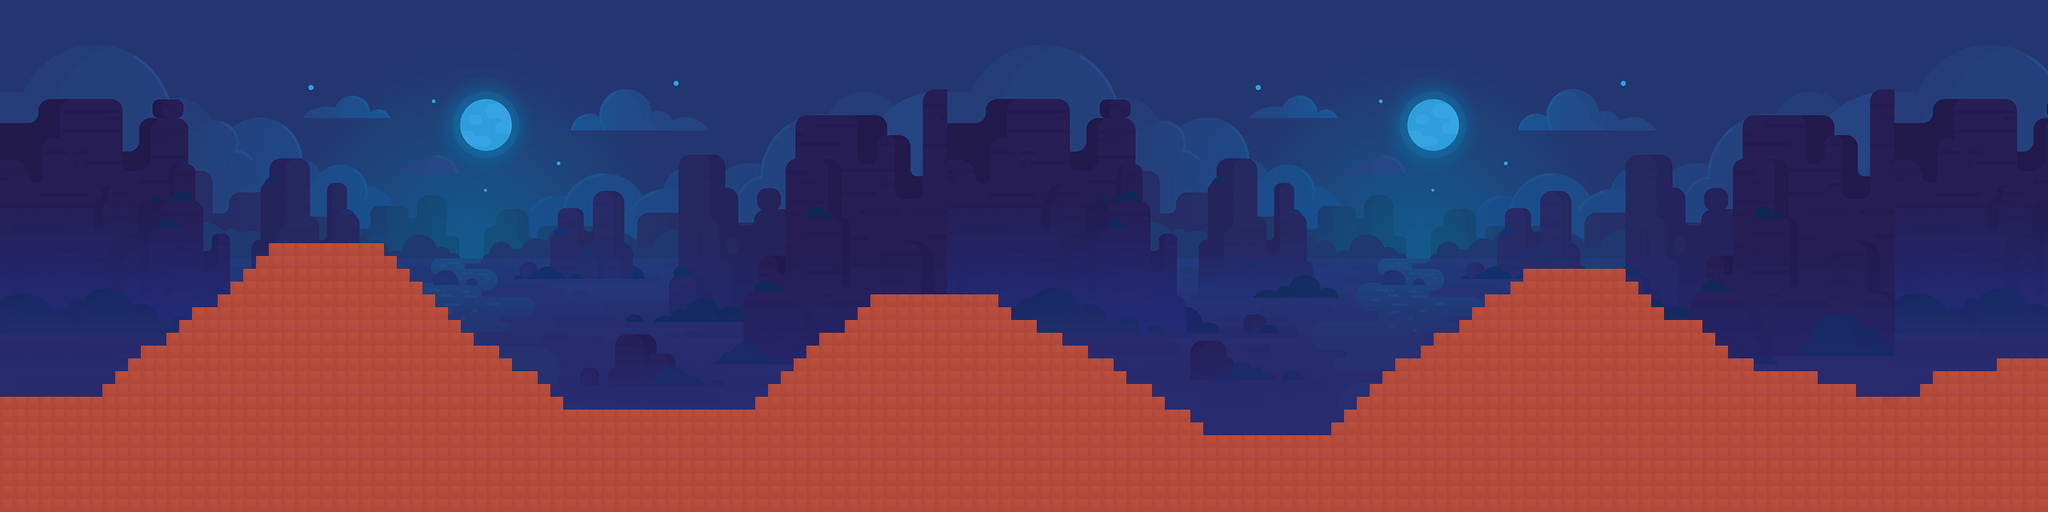

This is a level from a 2D game, rendered from its Tiled map with the project's own tilesets. A one-line summary and the map file follow, with tile-layer data summarised:
An orthogonal 160x40 tile map with 16x16 px tiles, 2 tile layers (Tile Layer 1, ground), 2 tilesets and 74 objects.

<map version="1.9" tiledversion="1.9.2" orientation="orthogonal" renderorder="right-down" width="160" height="40" tilewidth="16" tileheight="16" infinite="0" nextlayerid="4" nextobjectid="80">
 <tileset firstgid="1" source="back4tiles2.tsx" />
 <tileset firstgid="3151" source="back4tiles1.tsx" />
 <layer id="1" name="Tile Layer 1" width="160" height="40">
  <data>[6400 cells, 6400 non-empty, 2960 distinct tile ids]</data>
 </layer>
 <layer id="2" name="ground" width="160" height="40">
  <data>[6400 cells, 2039 non-empty, 2 distinct tile ids]</data>
 </layer>
 <objectgroup id="3" name="ground">
  <object id="1" x="32" y="500.667" width="63.6667" height="8.66667" />
  <object id="2" x="134.333" y="486.333" width="9.66667" height="9.66667" />
  <object id="3" x="148" y="469" width="8" height="8.33333" />
  <object id="4" x="165" y="453" width="8.66667" height="9.33333" />
  <object id="6" x="184.667" y="436.167" width="16" height="8" />
  <object id="7" x="213.5" y="420.333" width="8" height="9" />
  <object id="8" x="228.667" y="404.167" width="7.66667" height="7.66667" />
  <object id="9" x="248.334" y="389.667" width="16.6667" height="7.66667" />
  <object id="10" x="277.667" y="373.333" width="8.66667" height="9" />
  <object id="11" x="293.333" y="357" width="9" height="9.66667" />
  <object id="12" x="309" y="341.333" width="9.33333" height="9" />
  <object id="13" x="324.667" y="324.667" width="10" height="10" />
  <object id="14" x="372.334" y="310" width="70.6667" height="9.33333" />
  <object id="15" x="481" y="325.667" width="9.33333" height="8.66667" />
  <object id="16" x="498.333" y="341.333" width="8.66667" height="8.66667" />
  <object id="17" x="514.667" y="356.667" width="7.66667" height="8.66667" />
  <object id="18" x="530" y="372.333" width="10" height="9.33333" />
  <object id="19" x="546.333" y="389.667" width="9" height="9.33333" />
  <object id="20" x="561" y="404.333" width="9.33333" height="10" />
  <object id="21" x="577.333" y="421.333" width="9.66667" height="9" />
  <object id="22" x="598" y="438.667" width="17.6667" height="8.33333" />
  <object id="23" x="624.667" y="453.667" width="8.33333" height="9.33333" />
  <object id="24" x="646" y="470" width="17.3334" height="9.33333" />
  <object id="25" x="673.333" y="484.667" width="9" height="9.66667" />
  <object id="26" x="688.667" y="500.333" width="10.6667" height="10" />
  <object id="28" x="760.333" y="516.5" width="127" height="9" />
  <object id="29" x="949" y="501.5" width="9" height="8.5" />
  <object id="30" x="965" y="485.25" width="9.25" height="9" />
  <object id="31" x="980.5" y="469" width="9.25" height="8.5" />
  <object id="32" x="996.5" y="452.75" width="10" height="9.75" />
  <object id="33" x="1013" y="436.25" width="9.75" height="9.5" />
  <object id="34" x="1032.83" y="421.25" width="17.5" height="8.25" />
  <object id="35" x="1061.5" y="404.5" width="9" height="9.75" />
  <object id="36" x="1077" y="389.5" width="8.75" height="8.75" />
  <object id="37" x="1128.67" y="372" width="80" height="8.33333" />
  <object id="38" x="1249.33" y="389" width="9" height="8.66667" />
  <object id="39" x="1270" y="404" width="17.3333" height="8.33333" />
  <object id="40" x="1302.66" y="420" width="17.3333" height="8.33333" />
  <object id="41" x="1335.34" y="436.666" width="16.6667" height="7.66667" />
  <object id="42" x="1368" y="452.333" width="15.6667" height="8.66667" />
  <object id="43" x="1393" y="468" width="10" height="9.66667" />
  <object id="44" x="1415.67" y="485" width="16" height="8.33333" />
  <object id="45" x="1442" y="501" width="9" height="8" />
  <object id="46" x="1464.66" y="516.667" width="15.3334" height="7.33333" />
  <object id="47" x="1489.67" y="533" width="9.66667" height="9" />
  <object id="48" x="1545.17" y="548.5" width="81" height="7.5" />
  <object id="49" x="1669.33" y="533.333" width="8.5" height="8" />
  <object id="50" x="1685.5" y="517.5" width="7.5" height="8.5" />
  <object id="51" x="1701" y="500.5" width="8.5" height="8.5" />
  <object id="52" x="1717" y="485.167" width="8" height="8.5" />
  <object id="53" x="1733.17" y="468.167" width="9" height="9" />
  <object id="54" x="1752.17" y="452.833" width="16" height="8" />
  <object id="55" x="1781.5" y="436.667" width="9" height="8" />
  <object id="56" x="1800" y="421" width="15.5" height="8" />
  <object id="57" x="1830" y="404.333" width="8.5" height="9.5" />
  <object id="58" x="1845.5" y="388" width="8.5" height="9.5" />
  <object id="59" x="1864.33" y="372.833" width="16" height="8.5" />
  <object id="61" x="1892.17" y="356.667" width="9.5" height="9" />
  <object id="62" x="1936.25" y="339.5" width="64.6667" height="9" />
  <object id="63" x="2033.33" y="356.833" width="9" height="9.5" />
  <object id="64" x="2049" y="373.333" width="10.5" height="7.5" />
  <object id="65" x="2066" y="388.333" width="8.5" height="9" />
  <object id="66" x="2091.5" y="404.833" width="23.9167" height="10" />
  <object id="67" x="2129" y="420.5" width="10" height="8.5" />
  <object id="68" x="2146" y="436.5" width="9.5" height="9" />
  <object id="69" x="2167" y="452.205" width="16.9773" height="10.25" />
  <object id="70" x="2213.5" y="469" width="38" height="8" />
  <object id="71" x="2283" y="485.5" width="25.5" height="9" />
  <object id="72" x="2341" y="500.5" width="38.5" height="9" />
  <object id="73" x="2404.5" y="484.5" width="10" height="9" />
  <object id="74" x="2436" y="469.5" width="42" height="9" />
  <object id="75" x="2512" y="453.5" width="32" height="9.5" />
  <object id="76" x="2544" y="358.333" width="6" height="80.5" />
  <object id="79" x="6.66667" y="415.333" width="8" height="71.3333" />
 </objectgroup>
</map>
